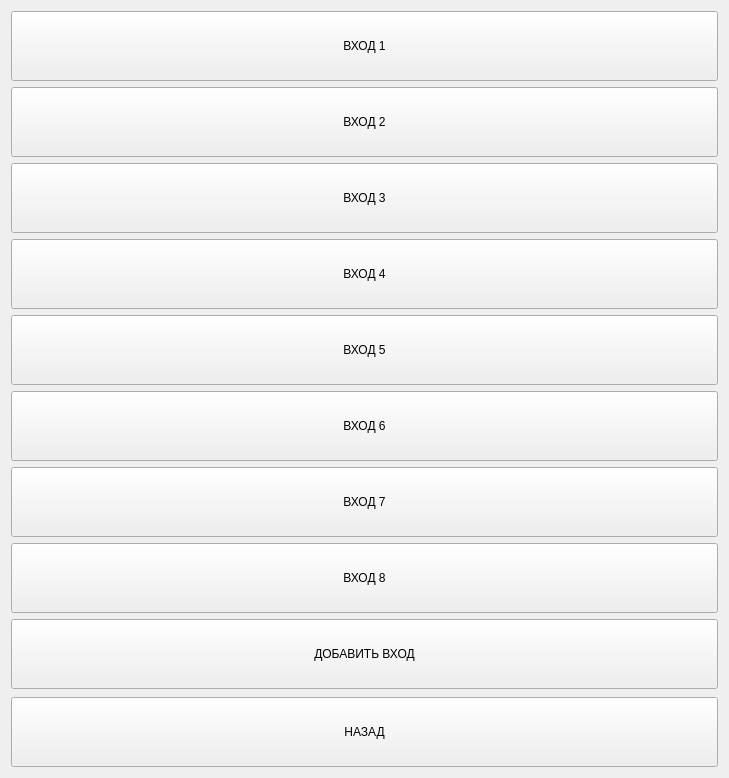
               <widget class="QWidget" name="scrollAreaWidgetContents">
                <property name="geometry">
                 <rect>
                  <x>0</x>
                  <y>0</y>
                  <width>729</width>
                  <height>778</height>
                 </rect>
                </property>
                <layout class="QVBoxLayout" name="verticalLayout_20">
                 <item>
                  <widget class="wButtonStyled" name="bDigitInput1">
                   <property name="sizePolicy">
                    <sizepolicy hsizetype="Preferred" vsizetype="Preferred">
                     <horstretch>0</horstretch>
                     <verstretch>0</verstretch>
                    </sizepolicy>
                   </property>
                   <property name="minimumSize">
                    <size>
                     <width>0</width>
                     <height>70</height>
                    </size>
                   </property>
                   <property name="text">
                    <string>ВХОД 1</string>
                   </property>
                  </widget>
                 </item>
                 <item>
                  <widget class="wButtonStyled" name="bDigitInput2">
                   <property name="sizePolicy">
                    <sizepolicy hsizetype="Preferred" vsizetype="Preferred">
                     <horstretch>0</horstretch>
                     <verstretch>0</verstretch>
                    </sizepolicy>
                   </property>
                   <property name="minimumSize">
                    <size>
                     <width>0</width>
                     <height>70</height>
                    </size>
                   </property>
                   <property name="text">
                    <string>ВХОД 2</string>
                   </property>
                  </widget>
                 </item>
                 <item>
                  <widget class="wButtonStyled" name="bDigitInput3">
                   <property name="sizePolicy">
                    <sizepolicy hsizetype="Preferred" vsizetype="Preferred">
                     <horstretch>0</horstretch>
                     <verstretch>0</verstretch>
                    </sizepolicy>
                   </property>
                   <property name="minimumSize">
                    <size>
                     <width>0</width>
                     <height>70</height>
                    </size>
                   </property>
                   <property name="text">
                    <string>ВХОД 3</string>
                   </property>
                  </widget>
                 </item>
                 <item>
                  <widget class="wButtonStyled" name="bDigitInput4">
                   <property name="sizePolicy">
                    <sizepolicy hsizetype="Preferred" vsizetype="Preferred">
                     <horstretch>0</horstretch>
                     <verstretch>0</verstretch>
                    </sizepolicy>
                   </property>
                   <property name="minimumSize">
                    <size>
                     <width>0</width>
                     <height>70</height>
                    </size>
                   </property>
                   <property name="text">
                    <string>ВХОД 4</string>
                   </property>
                  </widget>
                 </item>
                 <item>
                  <widget class="wButtonStyled" name="bDigitInput5">
                   <property name="sizePolicy">
                    <sizepolicy hsizetype="Preferred" vsizetype="Preferred">
                     <horstretch>0</horstretch>
                     <verstretch>0</verstretch>
                    </sizepolicy>
                   </property>
                   <property name="minimumSize">
                    <size>
                     <width>0</width>
                     <height>70</height>
                    </size>
                   </property>
                   <property name="text">
                    <string>ВХОД 5</string>
                   </property>
                  </widget>
                 </item>
                 <item>
                  <widget class="wButtonStyled" name="bDigitInput6">
                   <property name="sizePolicy">
                    <sizepolicy hsizetype="Preferred" vsizetype="Preferred">
                     <horstretch>0</horstretch>
                     <verstretch>0</verstretch>
                    </sizepolicy>
                   </property>
                   <property name="minimumSize">
                    <size>
                     <width>0</width>
                     <height>70</height>
                    </size>
                   </property>
                   <property name="text">
                    <string>ВХОД 6</string>
                   </property>
                  </widget>
                 </item>
                 <item>
                  <widget class="wButtonStyled" name="bDigitInput7">
                   <property name="sizePolicy">
                    <sizepolicy hsizetype="Preferred" vsizetype="Preferred">
                     <horstretch>0</horstretch>
                     <verstretch>0</verstretch>
                    </sizepolicy>
                   </property>
                   <property name="minimumSize">
                    <size>
                     <width>0</width>
                     <height>70</height>
                    </size>
                   </property>
                   <property name="text">
                    <string>ВХОД 7</string>
                   </property>
                  </widget>
                 </item>
                 <item>
                  <widget class="wButtonStyled" name="bDigitInput8">
                   <property name="sizePolicy">
                    <sizepolicy hsizetype="Preferred" vsizetype="Preferred">
                     <horstretch>0</horstretch>
                     <verstretch>0</verstretch>
                    </sizepolicy>
                   </property>
                   <property name="minimumSize">
                    <size>
                     <width>0</width>
                     <height>70</height>
                    </size>
                   </property>
                   <property name="text">
                    <string>ВХОД 8</string>
                   </property>
                  </widget>
                 </item>
                 <item>
                  <widget class="wButtonStyled" name="bAddDigitInput">
                   <property name="sizePolicy">
                    <sizepolicy hsizetype="Preferred" vsizetype="Preferred">
                     <horstretch>0</horstretch>
                     <verstretch>0</verstretch>
                    </sizepolicy>
                   </property>
                   <property name="minimumSize">
                    <size>
                     <width>0</width>
                     <height>70</height>
                    </size>
                   </property>
                   <property name="text">
                    <string>ДОБАВИТЬ ВХОД</string>
                   </property>
                  </widget>
                 </item>
                 <item>
                  <spacer name="verticalSpacer_19">
                   <property name="orientation">
                    <enum>Qt::Vertical</enum>
                   </property>
                   <property name="sizeHint" stdset="0">
                    <size>
                     <width>20</width>
                     <height>89</height>
                    </size>
                   </property>
                  </spacer>
                 </item>
                 <item>
                  <widget class="wButtonStyled" name="bBackDigitInputs">
                   <property name="sizePolicy">
                    <sizepolicy hsizetype="Preferred" vsizetype="Preferred">
                     <horstretch>0</horstretch>
                     <verstretch>0</verstretch>
                    </sizepolicy>
                   </property>
                   <property name="minimumSize">
                    <size>
                     <width>0</width>
                     <height>70</height>
                    </size>
                   </property>
                   <property name="text">
                    <string>НАЗАД</string>
                   </property>
                  </widget>
                 </item>
                </layout>
               </widget>
